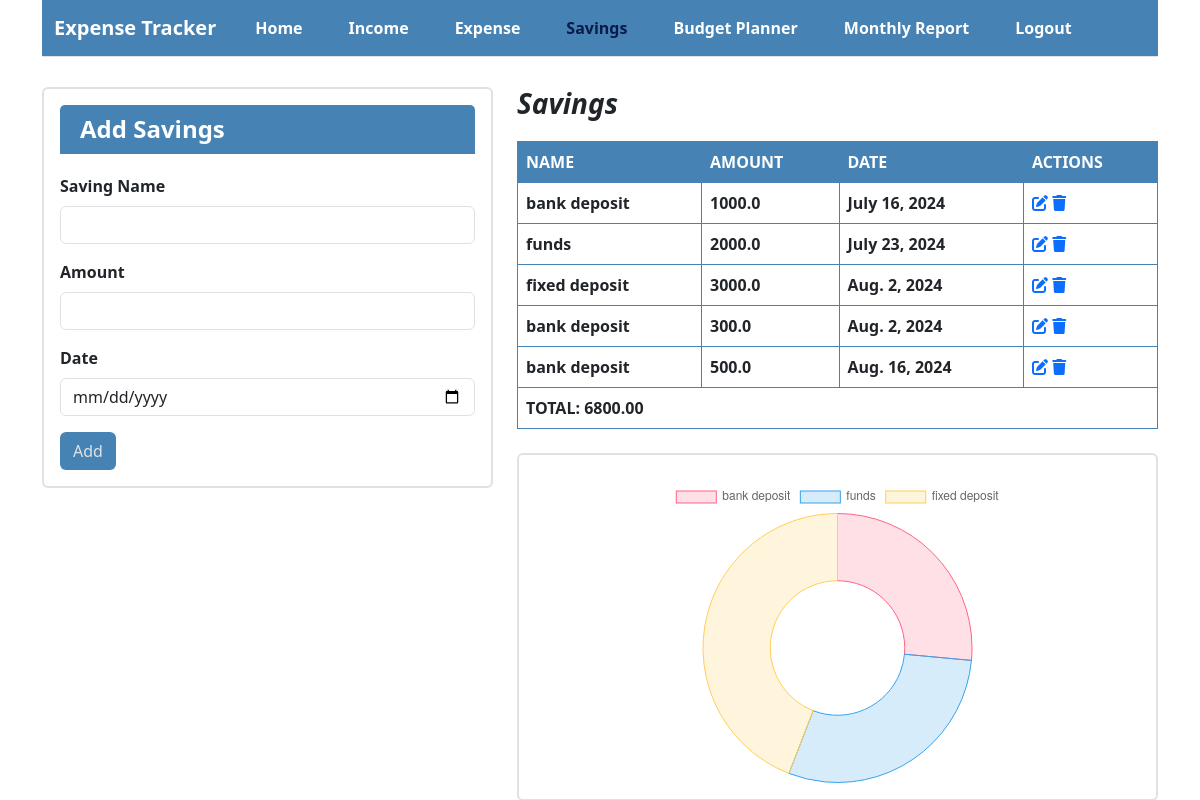
The page /savings/ (signed in) on the database its author committed.
### expense_tracker/models.py (models this page shows, shortened)
class Saving(models.Model):
    saving_name = models.CharField(max_length=200)
    amount = models.FloatField()
    date = models.DateField()

### expense_tracker/views.py (the view)
# urls.py: path('savings/', views.savings_view, name='savings'),
@login_required
def savings_view(request):
    if request.method == 'POST':
        savings_form = SavingsForm(request.POST)
        if savings_form.is_valid():
            savings_form.save()
            return redirect('savings')
    else:
        savings_form = SavingsForm()
    savings = Saving.objects.all()
    return render(request, 'expense_tracker/savings.html', {'savings_form': savings_form, 'savings': savings})

### expense_tracker/forms.py
class SavingsForm(ModelForm):
    class Meta:
        model= Saving
        fields = {'saving_name','amount','date'}

### expense_tracker/templates/expense_tracker/savings.html (shortened to what this page needs)
<!DOCTYPE html>
<html lang="en">
<head>
    <link href="https://cdn.jsdelivr.net/npm/bootstrap@5.3.3/dist/css/bootstrap.min.css" rel="stylesheet">
    <link rel="stylesheet" href="https://cdnjs.cloudflare.com/ajax/libs/font-awesome/6.0.0-beta3/css/all.min.css">
</head>
<body>
    <div class="container">
        <div class="row">
            <div class="col-md-12">
                <nav class="navbar navbar-expand-lg navbar-custom  border-bottom border-body">
                    <div class="container-fluid">
                        <a class="navbar-brand text-white" href="#"><b>Expense Tracker</b></a>
                        <div class="collapse navbar-collapse" id="navbarNav">
                            <ul class="navbar-nav me-auto mb-2 mb-lg-0">
                                <li class="nav-item">
                                    <a class="nav-link" href="{% url 'home' %}"><b>Home</b></a>
                                </li>
                                <li class="nav-item">
                                    <a class="nav-link" href="{% url 'income' %}"><b>Income</b></a>
                                </li>
                                <li class="nav-item">
                                    <a class="nav-link " href="{% url 'expense' %}"><b>Expense</b></a>
                                </li>
                                <li class="nav-item">
                                    <a class="nav-link active" aria-current="page" href="#"><b>Savings</b></a>
                                </li>
                                <li class="nav-item">
                                    <a class="nav-link " href="{% url 'budget-list' %}"><b>Budget Planner</b></a>
                                </li>
                                <li class="nav-item">
                                    <a class="nav-link " href="{% url 'monthly-report' %}"><b>Monthly Report</b></a>
                                </li>
                                <li class="nav-item">
                                    <a class="nav-link" href="{% url 'logout' %}"><b>Logout</b></a>
                                </li>
                            </ul>
                        </div>
                    </div>
                </nav>
            </div>
        </div>
        <div class="row form-container">
            <div class="col-md-5">
                <div class="card">
                    <div class="card-body">
                        <h4 class="form-header"><b>Add Savings</b></h4>
                        <form method="POST">
                            <div class="mb-3">
                                <label for="savingName" class="form-label"><b>Saving Name</b></label>
                                <input type="text" class="form-control" id="savingName" name="saving_name">
                            </div>
                            <div class="mb-3">
                                <label for="amount" class="form-label"><b>Amount</b></label>
                                <input type="number" class="form-control" id="amount" name="amount">
                            </div>
                            <div class="mb-3">
                                <label for="date" class="form-label"><b>Date</b></label>
                                <input type="date" class="form-control" id="date" name="date">
                            </div>
                            <button type="submit" class="btn">Add</button>
                        </form>
                    </div>
                </div>
            </div>
            <div class="col-md-7">
                <h3><b><i>Savings</i></b></h3>
                <table>
                    <thead>
                        <tr>
                            <th>NAME</th>
                            <th>AMOUNT</th>
                            <th>DATE</th>
                            <th>ACTIONS</th>
                        </tr>
                    </thead>
                    <tbody>
                        {% for saving in savings %}
                        <tr>
                            <td><b>{{ saving.saving_name }}</b></td>
                            <td class="amount"><b>{{ saving.amount }}</b></td>
                            <td><b>{{ saving.date }}</b></td>
                            <td>
                                <a href="{% url 'savings_edit' saving.id %}" class="edit-icon"><i class="fas fa-edit"></i></a>
                                <a href="{% url 'savings_delete' saving.id %}" class="delete-icon"><i class="fas fa-trash"></i></a>
                            </td>
                        </tr>
                        {% endfor %}
                    </tbody>
                    <tfoot>
                        <tr>
                            <td colspan="4"><strong>TOTAL: <span id="totalSavings">0</span></strong></td>
                        </tr>
                    </tfoot>
                </table>
                <br>
                <div class="card">
                    <div class="card-body">
                        <canvas id="myChart" style="width: 100; height: 100; margin-top: 10px;"></canvas>
                    </div>
                </div>
            </div>
        </div>
    </div>
    <script type="text/javascript">
        function calculateTotal() {
            const amounts = document.querySelectorAll('.amount');
            let total = 0;
            amounts.forEach(amount => {
                total += parseFloat(amount.textContent) || 0;
            });
            document.getElementById('totalSavings').textContent = total.toFixed(2);
        }
        function updateChartData() {
            const categories = {};
            const rows = document.querySelectorAll('tbody tr');
            rows.forEach(row => {
                const category = row.cells[0].textContent.trim();
                const amount = parseFloat(row.cells[1].textContent) || 0;
                if (categories[category]) {
                    categories[category] += amount;
                } else {
                    categories[category] = amount;
                }
            });
            const labels = Object.keys(categories);
            const data = Object.values(categories);
            return { labels, data };
        }
        window.onload = function() {
            calculateTotal();
            const chartData = updateChartData();
            var ctx = document.getElementById('myChart').getContext('2d');
            var myChart = new Chart(ctx, {
                type: 'doughnut',
                data: {
                    labels: chartData.labels,
                    datasets: [{
                        data: chartData.data,
                        backgroundColor: [
                            'rgba(255, 99, 132, 0.2)',
                            'rgba(54, 162, 235, 0.2)',
                            'rgba(255, 206, 86, 0.2)',
                            'rgba(75, 192, 192, 0.2)',
                            'rgba(153, 102, 255, 0.2)',
                            'rgba(255, 159, 64, 0.2)'
                        ],
                        borderColor: [
                            'rgba(255, 99, 132, 1)',
                            'rgba(54, 162, 235, 1)',
                            'rgba(255, 206, 86, 1)',
                            'rgba(75, 192, 192, 1)',
                            'rgba(153, 102, 255, 1)',
                            'rgba(255, 159, 64, 1)'
                        ],
                        borderWidth: 1
                    }]
                }
            });
        };
    </script>
</body>
</html>

### expense_tracker/templates/expense_tracker/savings.html (style rules this page uses)
.navbar-custom { background-color: steelblue; }
.navbar-custom .nav-link { color: #ffffff; }
.navbar-custom .nav-link.active { color: #0a1b4b; font-weight: bold; }
.navbar-nav { flex-direction: row; }
.nav-item { padding-left: 15px; padding-right: 15px; }
.form-container { margin-top: 30px; }
.form-header { margin-bottom: 20px; background-color:steelblue; color: #ffffff; padding: 10px 20px; border-radius: 5px 5px 0 0; }
.btn { background-color: steelblue; color: #dee2e6; }
.card { border-width: 2px; border-style: solid; border-color: #dee2e6; }
table { width: 100%; margin-top: 20px; border-collapse: collapse; }
th, td { border: 1px solid steelblue; padding: 8px; text-align: left; }
th { background-color:steelblue; color: white; }
#myChart { width: 200px; height: 200px; }

### rows shown on the page
Saving: saving_name "bank deposit", amount "1000.0", date "July 16, 2024"
Saving: saving_name "funds", amount "2000.0", date "July 23, 2024"
Saving: saving_name "fixed deposit", amount "3000.0", date "Aug. 2, 2024"
Saving: saving_name "bank deposit", amount "300.0", date "Aug. 2, 2024"
Saving: saving_name "bank deposit", amount "500.0", date "Aug. 16, 2024"
